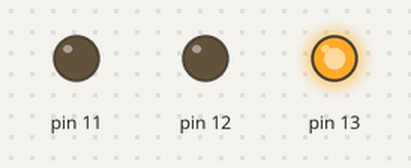
This sketch was run on a simulated Arduino Uno, built with avr-gcc and run on an emulated ATmega328P. On the bench: output pins drawn as LEDs (lit = HIGH).

Above: at 0.1 s.
At 0.9 s:
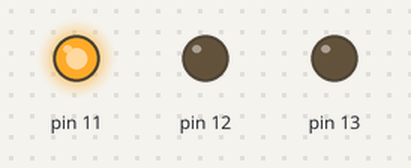
At 1.3 s:
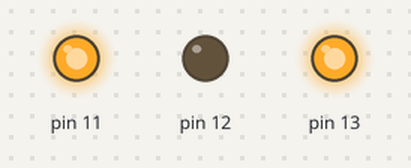
At 2.5 s:
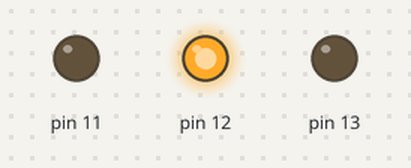
At 4.3 s:
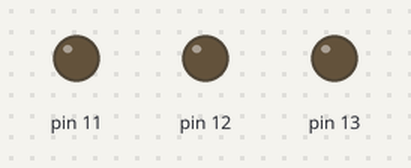
Timing chart, 0 to 4.6 s (numbered marks = the images above):
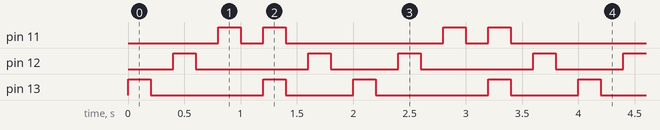

The sketch:

Ejemplo2.ino
```cpp
int intDelay = 200;
int serie = 0;
void setup() {
  // initialize digital pin LED_BUILTIN as an output.
  pinMode(13, OUTPUT);
  pinMode(12, OUTPUT);
  pinMode(11, OUTPUT);
}

// the loop function runs over and over again forever
void loop() {
  serie++;
  if (serie == 3){
    serie1();
  }else if (serie==6){
    serie2();
  }else if (serie > 6){
    serie=0;
  }
}

void serie1(){
  digitalWrite(13, HIGH);
  delay(intDelay);
  digitalWrite(13, LOW);
  delay(intDelay);
  digitalWrite(12, HIGH);
  delay(intDelay);
  digitalWrite(12, LOW);
  delay(intDelay);
  digitalWrite(11, HIGH);
  delay(intDelay);
  digitalWrite(11, LOW);
  delay(intDelay);
}

void serie2(){
  digitalWrite(13, HIGH);
  digitalWrite(11, HIGH);
  delay(intDelay);
  digitalWrite(11, LOW);
  digitalWrite(13, LOW);
  delay(intDelay);
  digitalWrite(12, HIGH);
  delay(intDelay);
  digitalWrite(12, LOW);
  delay(intDelay);
}
```

Measured:
- by itself, pin 11: repeats every 2.0 s: LOW 0.20 s, HIGH 0.20 s, LOW 1.4 s, HIGH 0.20 s
- by itself, pin 12, pin 13: repeats every 2.0 s: LOW 1.0 s, HIGH 0.20 s, LOW 0.60 s, HIGH 0.20 s
- by itself, everything shown: repeats every 2.0 s, in 10 steps
